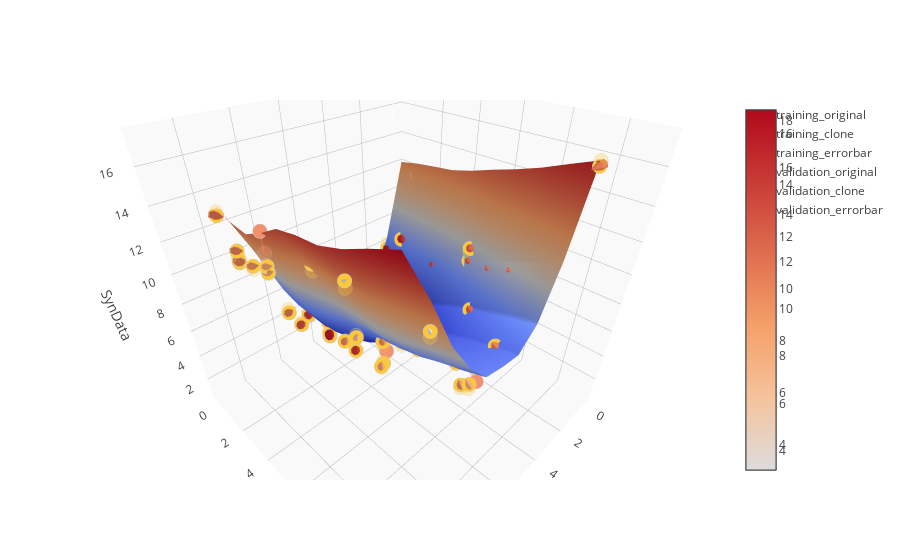

The notebook cell this image was saved under:
### Code cell
# plot chart

data = [trace1, trace2, trace3, trace4, trace5, trace6, trace7, trace8]

figure = go.Figure(data=data, layout=layout)
offline.iplot(figure)
